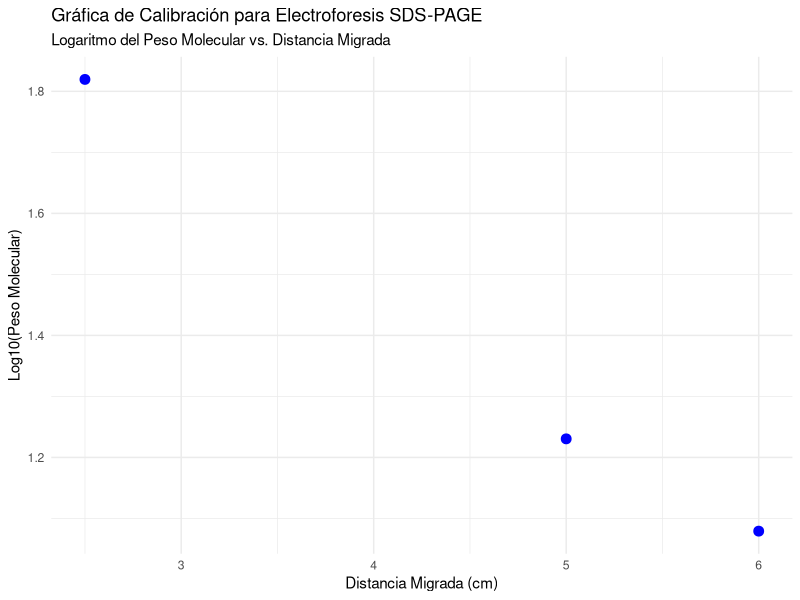

This figure's R source:
# -----------------------------------------------------------
# Autor: José Juan Torres Martínez  
# Doctorado en Ciencias en Bioprocesos  
# Laboratorio de Biotecnología Molecular de Células Vegetales y Bioinformática  
# -----------------------------------------------------------

# Tema: Electroforesis de Proteínas (SDS-PAGE)  
# Objetivo: Analizar la migración de proteínas en un gel de poliacrilamida  

# Instalar y cargar librerías necesarias  
if (!require(ggplot2)) install.packages("ggplot2", dependencies = TRUE)  
library(ggplot2)  

# Datos del problema  
proteinas <- c("Albúmina", "Citocromo C", "Mioglobina")  
peso_molecular <- c(66, 12, 17)  # en kDa  
distancia_migrada <- c(2.5, 6.0, 5.0)  # en cm  

# Crear un data frame con los datos  
datos <- data.frame(  
  Proteina = proteinas,  
  Peso_Molecular = peso_molecular,  
  Distancia = distancia_migrada  
)  

# 1. Gráfica de calibración (log(Peso Molecular) vs. Distancia Migrada)  
ggplot(datos, aes(x = Distancia, y = log10(Peso_Molecular))) +  
  geom_point(size = 3, color = "blue") +  
  labs(  
    title = "Gráfica de Calibración para Electroforesis SDS-PAGE",  
    subtitle = "Logaritmo del Peso Molecular vs. Distancia Migrada",  
    x = "Distancia Migrada (cm)",  
    y = "Log10(Peso Molecular)"  
  ) +  
  theme_minimal()  

# 2. Ecuación de la recta de calibración (regresión lineal)  
modelo <- lm(log10(Peso_Molecular) ~ Distancia, data = datos)  
coeficientes <- coef(modelo)  
cat("Ecuación de la recta de calibración:\n")  
cat("log10(Peso Molecular) =", round(coeficientes[1], 2), "+", round(coeficientes[2], 2), "* Distancia\n\n")  

# 3. Predicción del peso molecular para una proteína desconocida  
distancia_desconocida <- 4.2  # en cm  
log_peso_predicho <- coeficientes[1] + coeficientes[2] * distancia_desconocida  
peso_predicho <- 10^log_peso_predicho  
cat("Peso molecular estimado para una proteína que migra", distancia_desconocida, "cm:", round(peso_predicho, 2), "kDa\n\n")  

# 4. Análisis de resultados  
cat("Análisis de resultados:\n")  
cat("Las proteínas migran distancias diferentes debido a su tamaño molecular.\n")  
cat("Las proteínas más pequeñas (menor peso molecular) migran más lejos en el gel,\n")  
cat("mientras que las proteínas más grandes (mayor peso molecular) migran menos.\n")  

